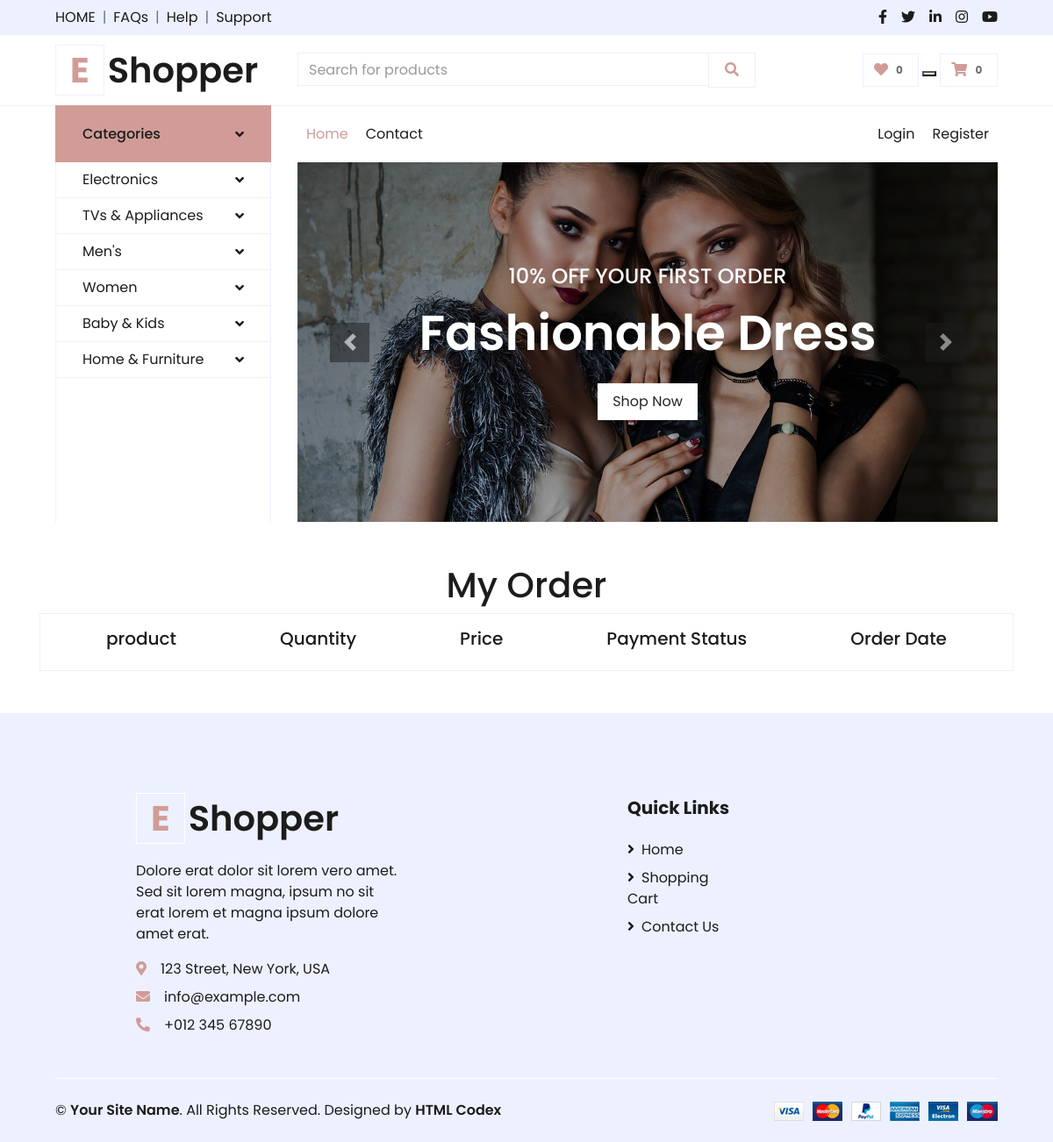
The app's page /orders_details/, older data.
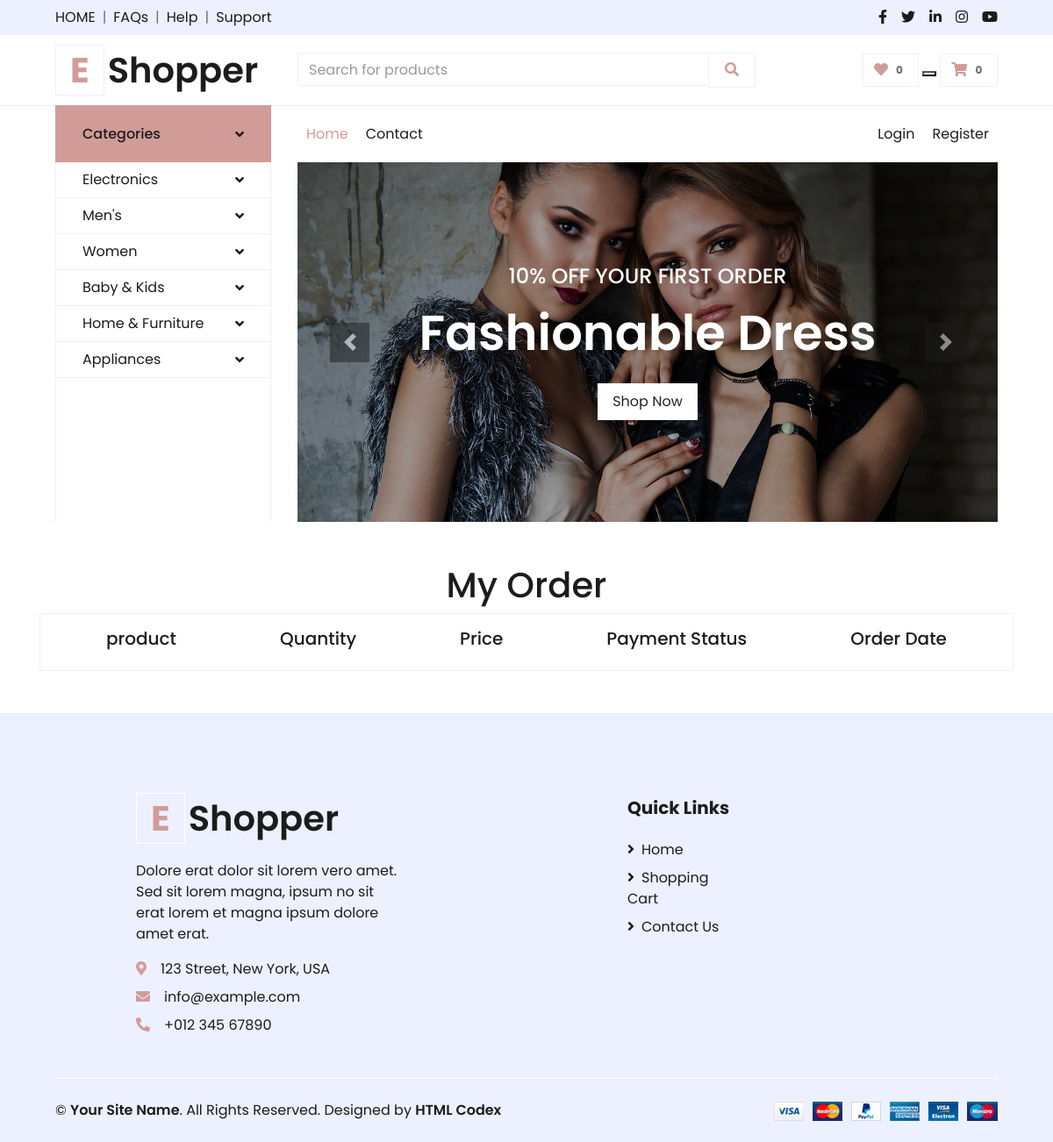
The same page, newer data.
### myapp/models.py (models this page shows, shortened)
class Category(models.Model):
    category_name = models.CharField(max_length=255)
    description = models.TextField()
    create_date = models.DateTimeField(auto_now_add=True)
    update_date = models.DateTimeField(auto_now=True)

### myapp/views.py (the view)
# urls.py: path('orders_details/',views.OrderDetailsView.as_view(),name='orders_details'),
class OrderDetailsView(View):
    def get(self,request,*args, **kwargs):
        order_id = request.GET.get('order_id')
        categories = Category.objects.all()
        order_item = Order.objects.filter(id=order_id)
        print(order_id)
        context = {
                    'categories' : categories,
                    'order_items' : order_item,
            }
        return render(request, 'myapp/order_details.html',context)

### myapp/templates/myapp/order_details.html (shortened to what this page needs)
{% extends 'myapp/base.html' %}
{% load static %}
{% block body %}
<div class="container ">
       <div style="text-align: center;">
              <h1>My Order </h1>
       </div>
       <div class="d-flex justify-content-around border border-gray p-3 " >
              <h5>product</h5>
              <h5>Quantity</h5>
              <h5>Price</h5>
              <h5> Payment Status</h5>
              <h5> Order Date</h5>
       </div>
</div>
{% endblock body %}

### myapp/templates/myapp/base.html (shortened to what the changed rows need)
{% load static %}
<!DOCTYPE html>
<html lang="en">
<head>
    <link href="https://cdnjs.cloudflare.com/ajax/libs/font-awesome/5.10.0/css/all.min.css" rel="stylesheet">
    <link href="lib/owlcarousel/assets/owl.carousel.min.css" rel="stylesheet">
    <link href="{% static 'website/css/style.css' %}" rel="stylesheet">
</head>
<body>
    <div class="container-fluid">
        <div class="row align-items-center py-3 px-xl-5">
            <div class="col-lg-3 d-none d-lg-block">
                <a href="/" class="text-decoration-none">
                    <h1 class="m-0 display-5 font-weight-semi-bold"><span class="text-primary font-weight-bold border px-3 mr-1">E</span>Shopper</h1>
                </a>
            </div>
        </div>
    </div>
    <div class="container-fluid mb-5">
        <div class="row border-top px-xl-5">
            <div class="col-lg-3 d-none d-lg-block">
                <nav class="collapse show navbar navbar-vertical navbar-light align-items-start p-0 border border-top-0 border-bottom-0" id="navbar-vertical">
                    <div class="navbar-nav w-100 overflow-hidden" style="height: 410px">
                        {% for cat in categories %}
                        <div class="nav-item dropdown">
                            <a href="#" class="nav-link" data-toggle="dropdown">{{cat.category_name}} <i class="fa fa-angle-down float-right mt-1"></i></a>
                        </div>
                        {% endfor %}
                    </div>
                </nav>
            </div>
        </div>
    </div>
    {% block body %}
    {% endblock body %}
    <div class="container-fluid bg-secondary text-dark mt-5 pt-5">
        <div class="row px-xl-5 pt-5 d-flex justify-content-around ">
            <div class="col-lg-4 col-md-12 mb-5 pr-3 pr-xl-5">
                <a href="" class="text-decoration-none">
                    <h1 class="mb-4 display-5 font-weight-semi-bold"><span
                            class="text-primary font-weight-bold border border-white px-3 mr-1">E</span>Shopper</h1>
                </a>
            </div>
        </div>
    </div>
</body>
</html>

Row changes from the older to the newer data that the page shows:
removed Category: category_name "TVs & Appliances"
added Category: category_name "Appliances"
